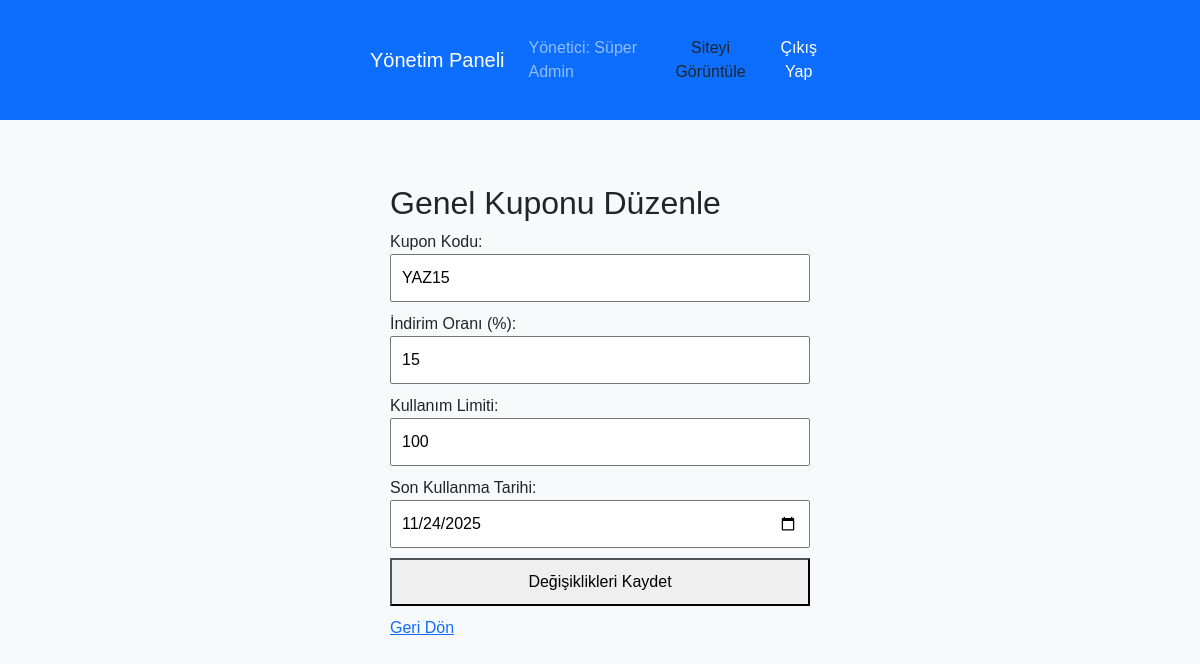
/genel_kupon_duzenle.php?id=1 (signed in), run on the app's committed database.
### tables this page shows
CREATE TABLE coupons (
        id INTEGER PRIMARY KEY AUTOINCREMENT,
        code TEXT NOT NULL UNIQUE,
        discount_rate REAL NOT NULL,
        usage_limit INTEGER NOT NULL,
        expiration_date DATE NOT NULL,
        company_id INTEGER NULL -- NULL ise tüm firmalarda geçerli
    );

### genel_kupon_duzenle.php (the view, shortened to what this page needs)
<?php
include 'db.php';
include 'backend_header.php';
$stmt = $db->prepare("SELECT * FROM coupons WHERE id = ? AND company_id IS NULL");
$stmt->execute([$_GET['id']]);
$kupon = $stmt->fetch(PDO::FETCH_ASSOC);
?>
<!DOCTYPE html>
<html lang="tr"> <head> </head>
<body>
<div class="container">
    <h2>Genel Kuponu Düzenle</h2>
    <form action="genel_kupon_duzenle_isle.php" method="POST">
        <label for="code">Kupon Kodu:</label> <input type="text" name="code" value="<?php echo htmlspecialchars($kupon['code']); ?>" required>
        <label for="discount_rate">İndirim Oranı (%):</label> <input type="number" name="discount_rate" value="<?php echo htmlspecialchars($kupon['discount_rate']); ?>" required>
        <label for="usage_limit">Kullanım Limiti:</label> <input type="number" name="usage_limit" value="<?php echo htmlspecialchars($kupon['usage_limit']); ?>" required>
        <label for="expiration_date">Son Kullanma Tarihi:</label> <input type="date" name="expiration_date" value="<?php echo htmlspecialchars($kupon['expiration_date']); ?>" required>
        <button type="submit">Değişiklikleri Kaydet</button>
    </form>
    <a href="genel_kupon_yonetimi.php">Geri Dön</a>
</div>
</body>
</html>

### genel_kupon_duzenle.php (style rules this page uses)
body { font-family: sans-serif; }
.container { max-width: 500px; margin: auto; padding: 20px; }
input, button { width: 100%; padding: 10px; margin-bottom: 10px; }

### data on the page
coupons: code "YAZ15", discount_rate "15", usage_limit "100", expiration_date "11/24/2025"

### other printed values
$_SESSION['user_fullname'] "Süper Admin"
